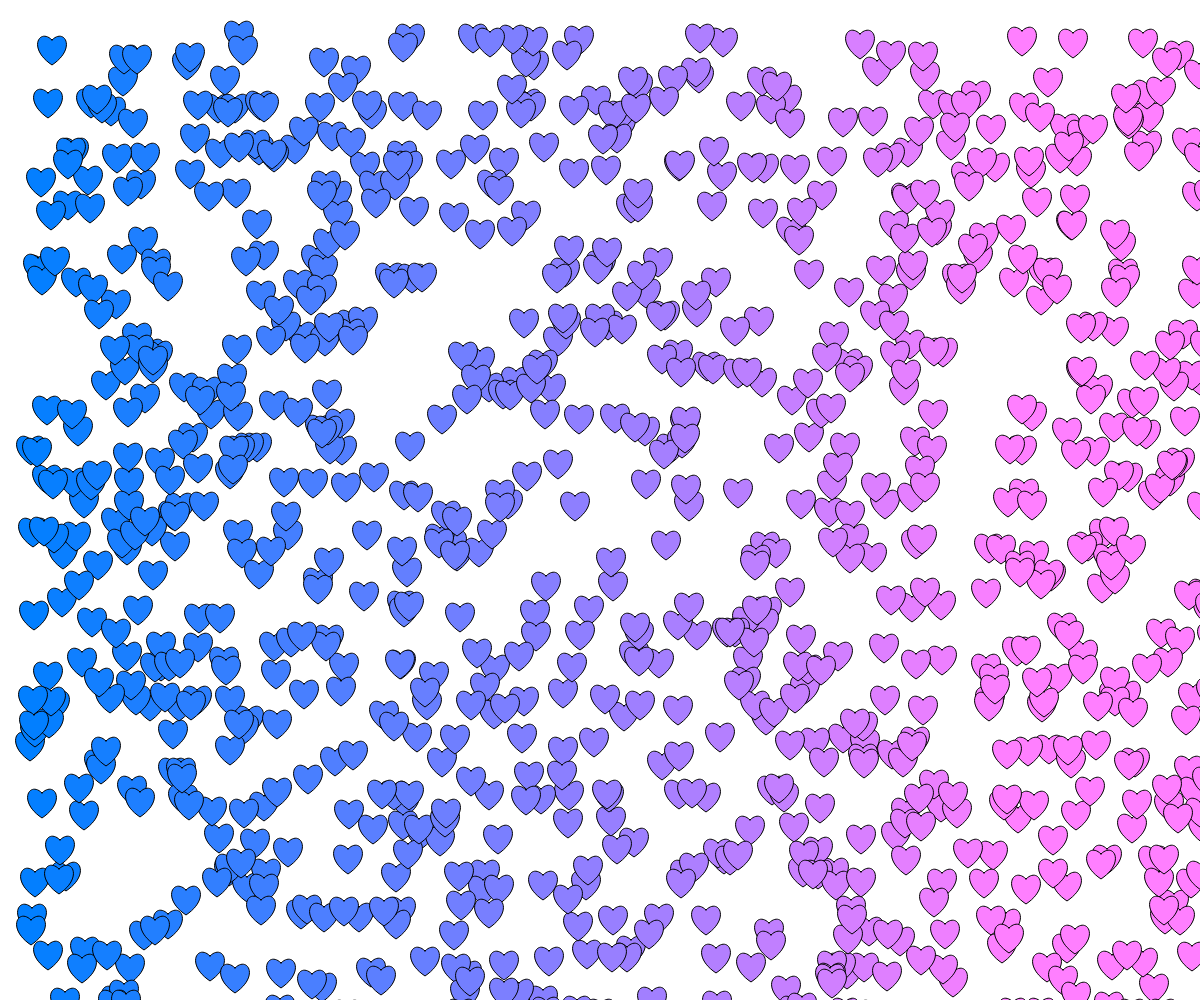
Frame 1 (no input)
Frame 60 (no input): identical to frame 1, image omitted
Frame 120 (the mouse pressed at the canvas centre since frame 60): identical to frame 1, image omitted

The p5.js sketch that drew this single still picture (run headless with seeded random() and noise() and a simulated clock; from frame 60 on, the mouse is pressed at the canvas centre):

// p5.js sketch
// ── sketch.js
const canvasWidth = window.innerWidth;
const canvasHeight = window.innerHeight; 
const colors = ["#f4cccc", "#fce5cd", "#f2b989", "#e1bbfa", "#bbcdfa", '#bbcdfa'];


function randomFloat(min, max) { 
	// min and max included 
	return Math.random() * (max - min) + min;
}

function randomInt(min, max) { 
	// min and max included 
	return Math.floor(Math.random() * (max - min + 1)) + min;
}



function setup() {
createCanvas(canvasWidth, canvasHeight);

s = 50;

 for(let i = 0; i < 1000; i++){
     let x = randomInt(0, canvasWidth);
     let y = randomInt(0, canvasHeight);
     fill(310*x/width, 127, 255);
     heart(x+s/2, y+s/2,s/2)
     fill(random(colors));
 }
}
function draw(){
    
}
// credit to hearts : https://editor.p5js.org/Mithru/sketches/Hk1N1mMQg // 
function heart(x, y, size) {
    beginShape();
    vertex(x, y);
    bezierVertex(x - size / 2, y - size / 2, x - size, y + size / 3, x, y + size);
    bezierVertex(x + size, y + size / 3, x + size / 2, y - size / 2, x, y);
    endShape(CLOSE);
  }
// ── style.css
body {
    margin: 0px;
    background-color: rgb(255, 255, 255);
}
main {
    height: 100vh;
}
